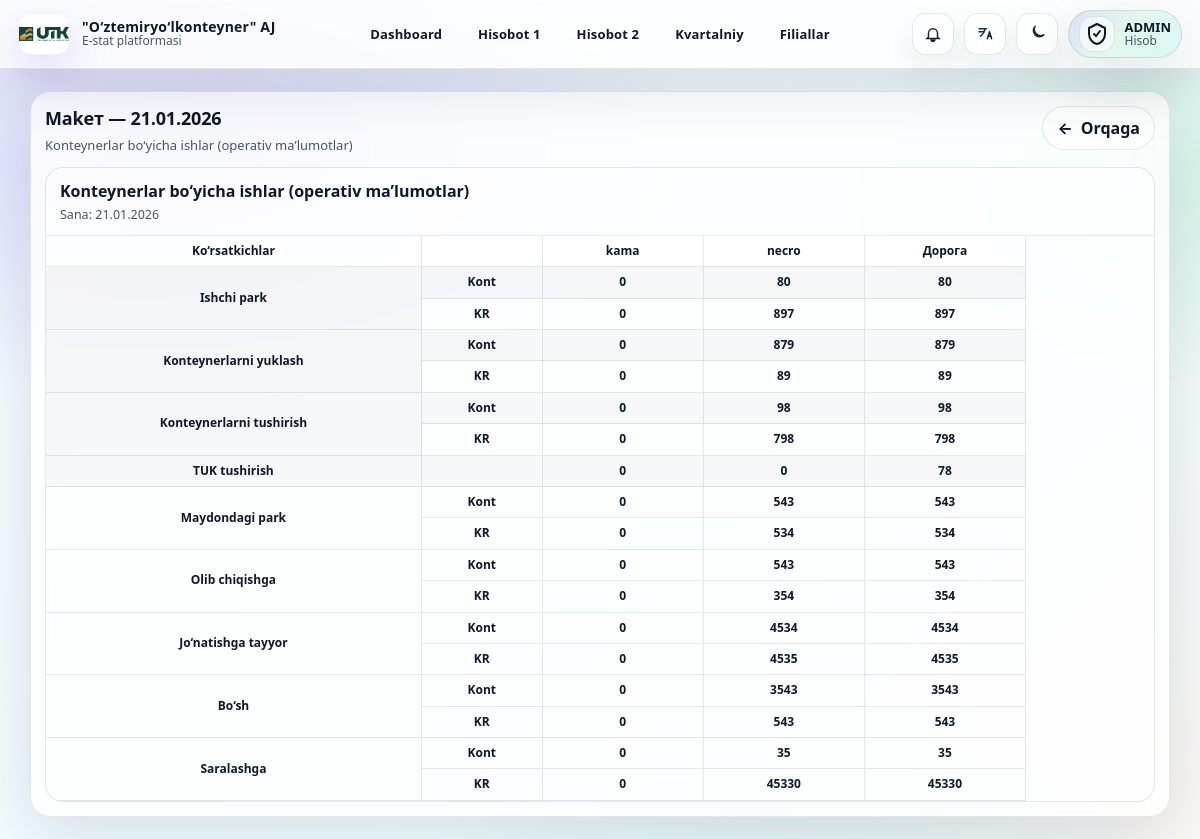
Before: /admin-panel/table-2/2026-01-21/layout/ (signed in) with the older database file.
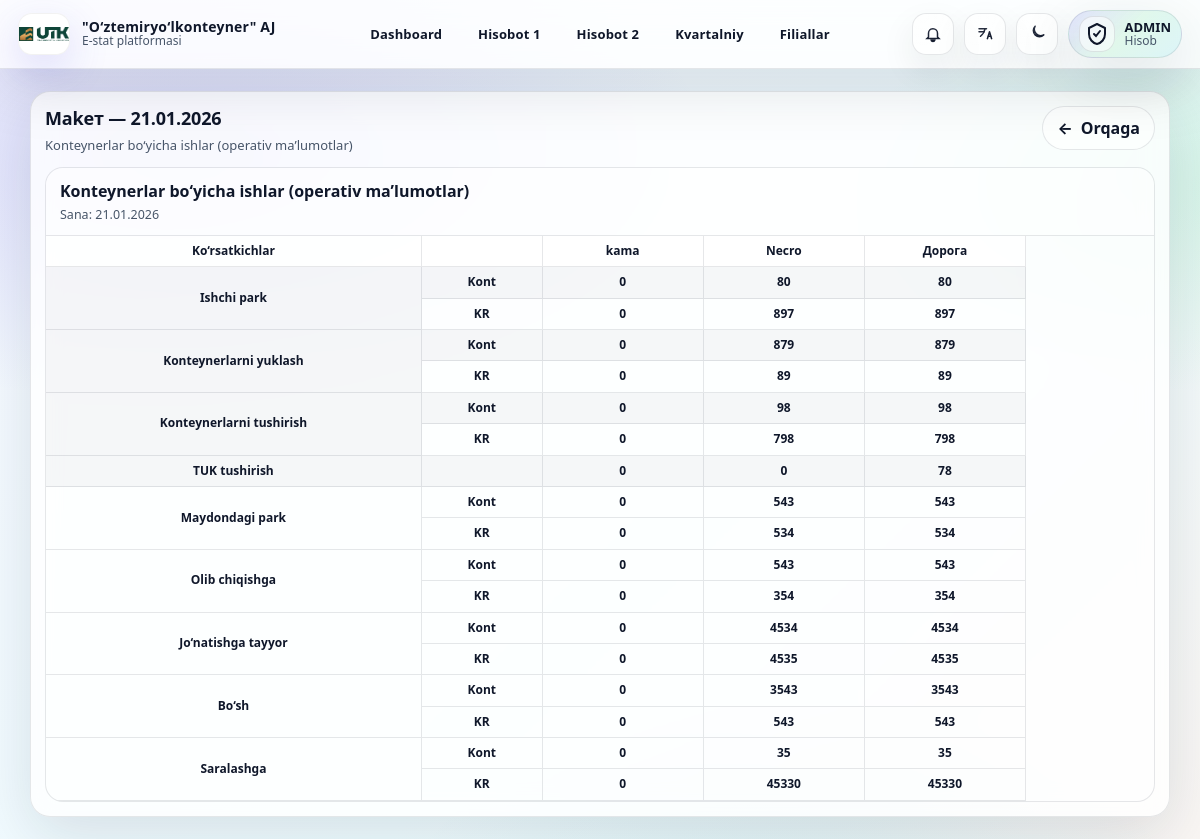
After: the same page with the newer database file.
### accounts/models.py (models this page shows, shortened)
class StationProfile(models.Model):
    user = models.OneToOneField(User, on_delete=models.CASCADE, related_name='station_profile')
    station_name = models.CharField(max_length=255)
    plain_password = models.CharField(max_length=128, blank=True, default="")
    status=models.BooleanField(default=False)
    status_online = models.BooleanField(default=False)  # optional, can keep
    last_seen = models.DateTimeField(null=True, blank=True)

### reports/views.py (the view)
# urls.py: path("admin-panel/table-2/<str:date_str>/layout/", admin_table2_layout, name="admin_table2_layout"),
@staff_required
def admin_table2_layout(request, date_str):
    d = _parse_date(date_str)
    objs = (
        StationDailyTable2.objects
        .filter(date=d, submitted_at__isnull=False)
        .select_related("station_user")
        .exclude(station_user__is_staff=True)
        .exclude(station_user__is_superuser=True)
        .order_by("station_user__username")
    )
    def empty_bucket():
        return {
            "work_cont": 0, "work_kr": 0,
            "pogr_cont": 0, "pogr_kr": 0,
            "vygr_cont": 0, "vygr_kr": 0,
            "vygr_tuk": 0,
            "site_cont": 0, "site_kr": 0,
            "to_export_cont": 0, "to_export_kr": 0,
            "ready_cont": 0, "ready_kr": 0,
            "empty_cont": 0, "empty_kr": 0,
            "sort_cont": 0, "sort_kr": 0,
        }
    KEY = {
        "arr_total": "r01_total",
        "work_total": "r24_total", "work_ktk": "r24_ktk",
        "pogr_total": "r12_total", "pogr_ktk": "r12_ktk",
        "vygr_total": "r23_total", "vygr_ktk": "r23_ktk",
        "site_total": "r25_total", "site_ktk": "r25_ktk",
        "to_export_total": "r29_total", "to_export_ktk": "r29_ktk",
        "ready_total": "r28_total", "ready_ktk": "r28_ktk",
        "empty_total": "r30_total", "empty_ktk": "r30_ktk",
        "sort_total": "r27_total", "sort_ktk": "r27_ktk",
    }
    def add_pair(bucket, data, total_key, ktk_key, out_total, out_ktk):
        bucket[out_total] += _dget(data, total_key, 0)
        bucket[out_ktk]   += _dget(data, ktk_key, 0)
    cols = []
    buckets = {}
    for o in objs:
        u = o.station_user
        col_key = f"u{u.id}"
        col_title =get_object_or_404(StationProfile, user__username=_station_name(u)).station_name
        if col_key not in buckets:
            cols.append({"key": col_key, "title": col_title})
            buckets[col_key] = empty_bucket()
        data = o.data or {}
        b = buckets[col_key]
        add_pair(b, data, KEY["work_total"], KEY["work_ktk"], "work_cont", "work_kr")
        add_pair(b, data, KEY["pogr_total"], KEY["pogr_ktk"], "pogr_cont", "pogr_kr")
        add_pair(b, data, KEY["vygr_total"], KEY["vygr_ktk"], "vygr_cont", "vygr_kr")
        add_pair(b, data, KEY["site_total"], KEY["site_ktk"], "site_cont", "site_kr")
        add_pair(b, data, KEY["to_export_total"], KEY["to_export_ktk"], "to_export_cont", "to_export_kr")
        add_pair(b, data, KEY["ready_total"], KEY["ready_ktk"], "ready_cont", "ready_kr")
        add_pair(b, data, KEY["empty_total"], KEY["empty_ktk"], "empty_cont", "empty_kr")
        add_pair(b, data, KEY["sort_total"], KEY["sort_ktk"], "sort_cont", "sort_kr")
    road_key = "road"
    buckets[road_key] = empty_bucket()
    for c in cols:
        b = buckets[c["key"]]
        road = buckets[road_key]
        for k in (
            "work_cont","work_kr",
            "pogr_cont","pogr_kr",
            "vygr_cont","vygr_kr",
            "site_cont","site_kr",
            "to_export_cont","to_export_kr",
            "ready_cont","ready_kr",
            "empty_cont","empty_kr",
            "sort_cont","sort_kr",
        ):
            road[k] += int(b.get(k, 0) or 0)
    for o in objs:
        data = o.data or {}
        buckets[road_key]["vygr_tuk"] += _dget(data, KEY["arr_total"], 0)
    cols.append({"key": road_key, "title": "Дорога"})
    return render(request, "admin_table2_layout.html", {
        "date": d,
        "cols": cols,
        "buckets": buckets,
    })

### reports/templatetags/report_extras.py (called while the page is built)
@register.filter
def get_item(d, key):
    if not d:
        return 0
    return d.get(key, 0)

### reports/views.py (called while the page is built)
def staff_required(view_func):
    @wraps(view_func)
    @login_required
    def wrapper(request, *args, **kwargs):
        if not (request.user.is_staff or request.user.is_superuser):
            return redirect("station_table_1_list")
        return view_func(request, *args, **kwargs)
    return wrapper

def _parse_date(date_str: str) -> dt_date:
    return datetime.strptime(date_str, "%Y-%m-%d").date()

def _dget(d: dict, key: str, default=0) -> int:
    try:
        return int((d or {}).get(key) or default)
    except (TypeError, ValueError):
        return int(default)

def _station_name(u):
    return getattr(u, "username", str(u))

### templates/admin_table2_layout.html (shortened to what the changed rows need)
{% extends "base.html" %}
{% load report_extras %}
{% block content %}
<div class="t2layout">
  <div class="panel">
    <div class="hdr">
      <div>
        <h2>
          <span data-i18n="t2_layout_title">Макет</span> — {{ date|date:"d.m.Y" }}
        </h2>
      </div>
    </div>
    <div class="xwrap">
      <table class="t2tbl">
        <colgroup>
        </colgroup>
        <thead>
          <tr>
            <th class="colMetric stickyA" data-i18n="col_metrics">Показатели</th>
            <th class="colSub stickyB"></th>
            {% for c in cols %}
              <th>{{ c.title }}</th>
            {% endfor %}
          </tr>
        </thead>
      </table>
    </div>
  </div>
</div>
{% endblock %}

Changed rows visible on the page:
changed StationProfile: title "necro" → "Necro"
